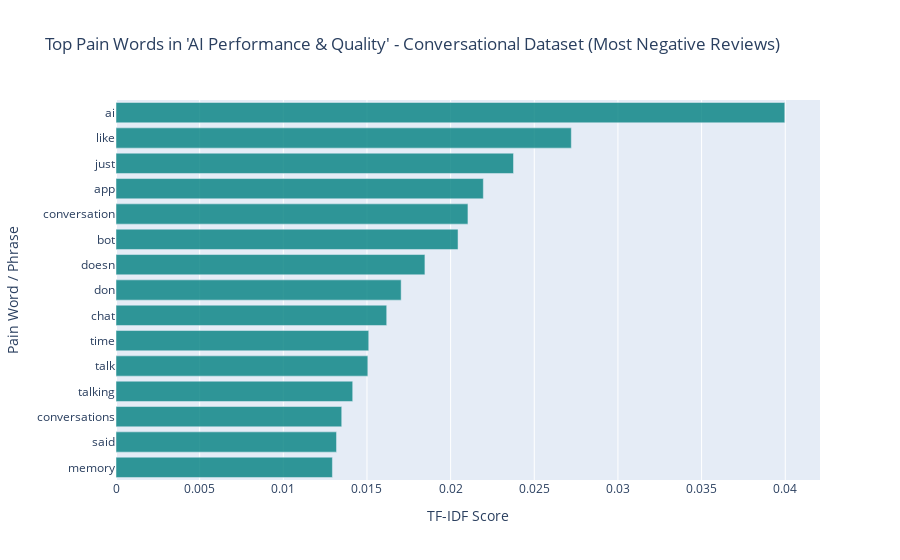
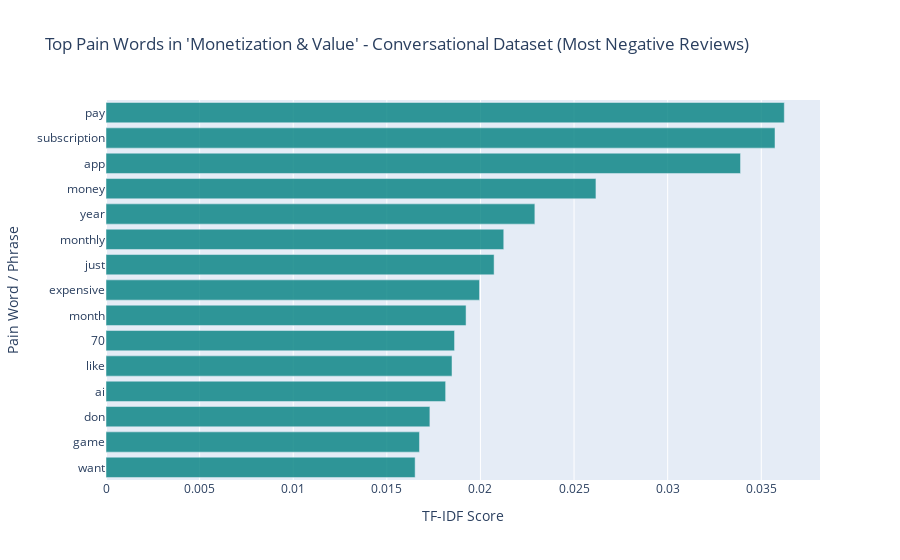
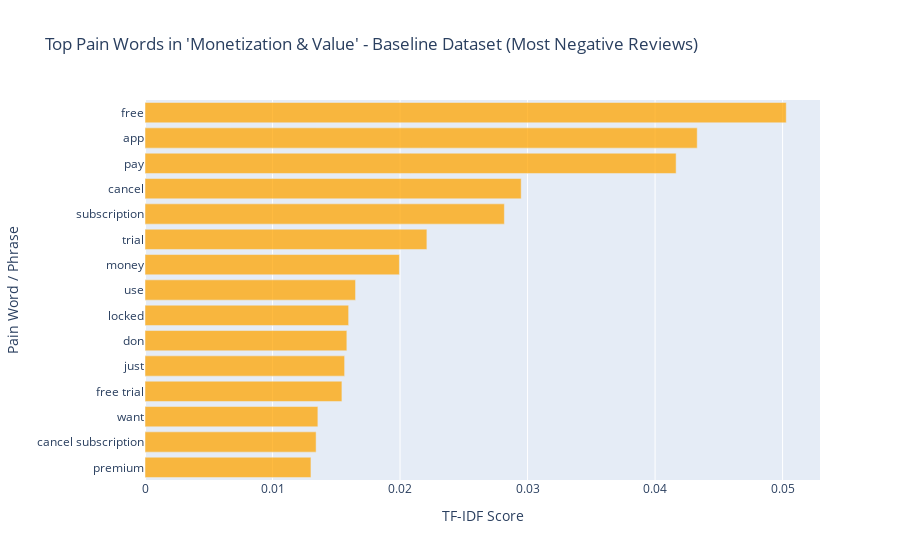
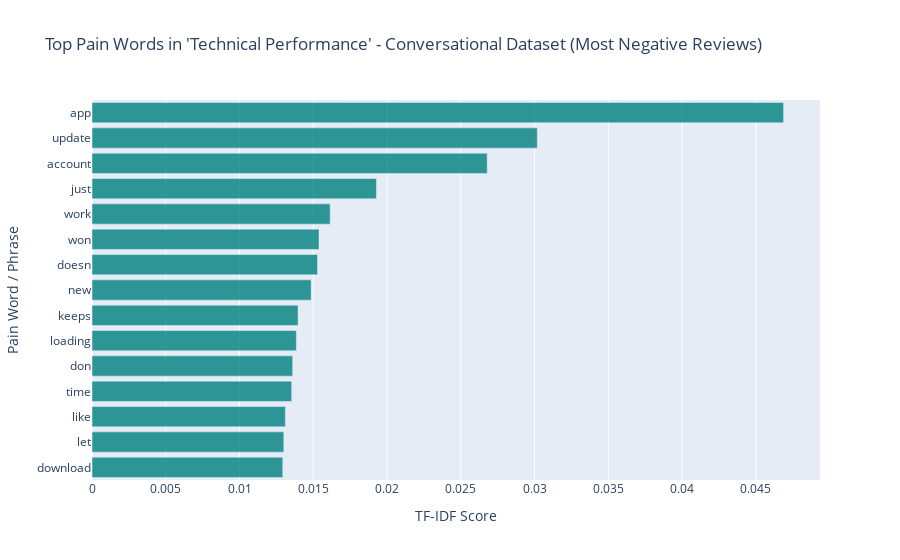

These figures' notebook cell, in order:
### Code cell
for theme in THEMES_TO_ANALYZE:
    print(f"\n=== Analyzing Theme: {theme} ===")

    for ds_name, dataset in [("Conversational", conv_df), ("Baseline", base_df)]:
        # Filter to theme reviews
        theme_reviews = dataset[dataset["theme"] == theme]

        # Check if any reviews exist for the theme
        if theme_reviews.empty:
            print(f"No reviews found for theme '{theme}' in {ds_name} dataset.")
            continue

        # Get sentiment cutoff for bottom 25%
        sentiment_cutoff = theme_reviews["sentiment_score"].quantile(0.25)

        # Filter to most negative reviews only
        neg_reviews = theme_reviews[
            theme_reviews["sentiment_score"] <= sentiment_cutoff
        ]

        if neg_reviews.empty:
            print(
                f"No negative reviews (bottom 25%) found for theme '{theme}' in {ds_name} dataset."
            )
            continue

        # Get top TF-IDF pain words
        top_pain_words = get_top_tfidf_words(neg_reviews["review_text"], top_n=15)

        # Plot results with configured colors
        plot_pain_words_bar(top_pain_words, theme, ds_name, COLORS[ds_name])

### Figure 1 — Plotly figure (JSON) as saved in the notebook; plotly's stock layout.template omitted (floating-point values rounded to 4 significant figures)
{"data": [{"hovertemplate": "TF-IDF Score=%{x}<br>Pain Word / Phrase=%{y}<extra></extra>", "legendgroup": "", "marker": {"color": "rgba(0, 128, 128, 0.8)", "pattern": {"shape": ""}}, "name": "", "orientation": "h", "showlegend": false, "textposition": "auto", "type": "bar", "x": [0.01293, 0.01318, 0.01349, 0.01415, 0.01505, 0.01511, 0.01618, 0.01704, 0.01846, 0.02044, 0.02104, 0.02196, 0.02376, 0.02721, 0.03997], "xaxis": "x", "y": ["memory", "said", "conversations", "talking", "talk", "time", "chat", "don", "doesn", "bot", "conversation", "app", "just", "like", "ai"], "yaxis": "y"}], "layout": {"barmode": "relative", "legend": {"tracegroupgap": 0}, "title": {"text": "Top Pain Words in 'AI Performance & Quality' - Conversational Dataset (Most Negative Reviews)"}, "xaxis": {"anchor": "y", "domain": [0, 1], "title": {"text": "TF-IDF Score"}}, "yaxis": {"anchor": "x", "domain": [0, 1], "tickfont": {"size": 12}, "title": {"text": "Pain Word / Phrase"}}}}

### Figure 2 — Plotly figure (JSON) as saved in the notebook; plotly's stock layout.template omitted (floating-point values rounded to 4 significant figures)
{"data": [{"hovertemplate": "TF-IDF Score=%{x}<br>Pain Word / Phrase=%{y}<extra></extra>", "legendgroup": "", "marker": {"color": "rgba(0, 128, 128, 0.8)", "pattern": {"shape": ""}}, "name": "", "orientation": "h", "showlegend": false, "textposition": "auto", "type": "bar", "x": [0.01651, 0.01674, 0.0173, 0.01814, 0.01848, 0.01862, 0.01923, 0.01995, 0.02073, 0.02125, 0.02291, 0.02617, 0.03389, 0.03573, 0.03623], "xaxis": "x", "y": ["want", "game", "don", "ai", "like", "70", "month", "expensive", "just", "monthly", "year", "money", "app", "subscription", "pay"], "yaxis": "y"}], "layout": {"barmode": "relative", "legend": {"tracegroupgap": 0}, "title": {"text": "Top Pain Words in 'Monetization & Value' - Conversational Dataset (Most Negative Reviews)"}, "xaxis": {"anchor": "y", "domain": [0, 1], "title": {"text": "TF-IDF Score"}}, "yaxis": {"anchor": "x", "domain": [0, 1], "tickfont": {"size": 12}, "title": {"text": "Pain Word / Phrase"}}}}

### Figure 3 — Plotly figure (JSON) as saved in the notebook; plotly's stock layout.template omitted (floating-point values rounded to 4 significant figures)
{"data": [{"hovertemplate": "TF-IDF Score=%{x}<br>Pain Word / Phrase=%{y}<extra></extra>", "legendgroup": "", "marker": {"color": "rgba(255, 165, 0, 0.75)", "pattern": {"shape": ""}}, "name": "", "orientation": "h", "showlegend": false, "textposition": "auto", "type": "bar", "x": [0.01301, 0.01342, 0.01356, 0.01544, 0.01565, 0.01583, 0.01597, 0.01651, 0.01995, 0.02211, 0.02818, 0.0295, 0.04165, 0.04331, 0.05029], "xaxis": "x", "y": ["premium", "cancel subscription", "want", "free trial", "just", "don", "locked", "use", "money", "trial", "subscription", "cancel", "pay", "app", "free"], "yaxis": "y"}], "layout": {"barmode": "relative", "legend": {"tracegroupgap": 0}, "title": {"text": "Top Pain Words in 'Monetization & Value' - Baseline Dataset (Most Negative Reviews)"}, "xaxis": {"anchor": "y", "domain": [0, 1], "title": {"text": "TF-IDF Score"}}, "yaxis": {"anchor": "x", "domain": [0, 1], "tickfont": {"size": 12}, "title": {"text": "Pain Word / Phrase"}}}}

### Figure 4 — Plotly figure (JSON) as saved in the notebook; plotly's stock layout.template omitted (floating-point values rounded to 4 significant figures)
{"data": [{"hovertemplate": "TF-IDF Score=%{x}<br>Pain Word / Phrase=%{y}<extra></extra>", "legendgroup": "", "marker": {"color": "rgba(0, 128, 128, 0.8)", "pattern": {"shape": ""}}, "name": "", "orientation": "h", "showlegend": false, "textposition": "auto", "type": "bar", "x": [0.01293, 0.013, 0.01311, 0.01354, 0.0136, 0.01385, 0.01397, 0.01486, 0.01529, 0.01539, 0.01615, 0.01928, 0.02679, 0.03019, 0.04689], "xaxis": "x", "y": ["download", "let", "like", "time", "don", "loading", "keeps", "new", "doesn", "won", "work", "just", "account", "update", "app"], "yaxis": "y"}], "layout": {"barmode": "relative", "legend": {"tracegroupgap": 0}, "title": {"text": "Top Pain Words in 'Technical Performance' - Conversational Dataset (Most Negative Reviews)"}, "xaxis": {"anchor": "y", "domain": [0, 1], "title": {"text": "TF-IDF Score"}}, "yaxis": {"anchor": "x", "domain": [0, 1], "tickfont": {"size": 12}, "title": {"text": "Pain Word / Phrase"}}}}
